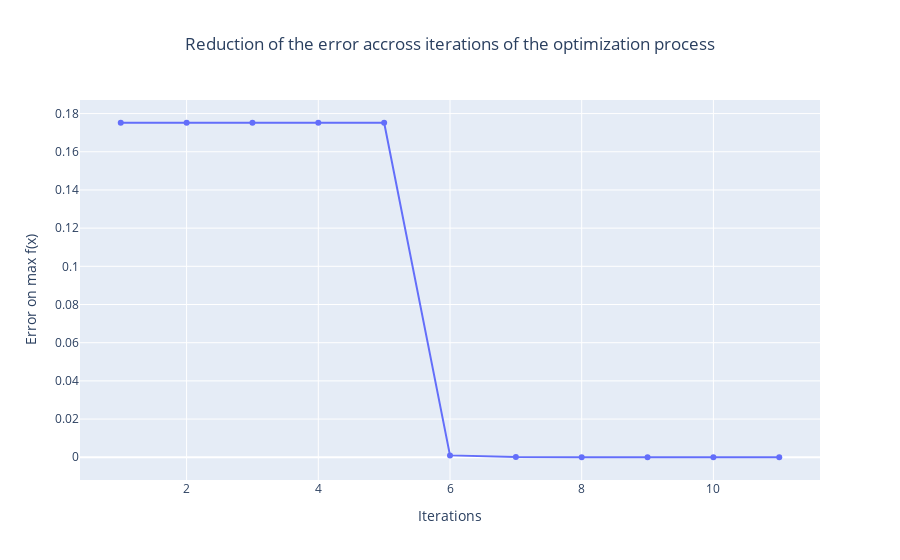

The cell this chart's notebook holds for it:
### Code cell
plot_optimization_improvement(fun_reading_sharpe)

### Figure 1 — Plotly figure (JSON) as saved in the notebook; plotly's stock layout.template omitted (floating-point values rounded to 4 significant figures)
{"data": [{"type": "scatter", "x": [1, 2, 3, 4, 5, 6, 7, 8, 9, 10, 11], "y": [0.1752, 0.1752, 0.1752, 0.1752, 0.1752, 0.0009781, 7.964e-05, 2.542e-08, 0, 0, 0]}], "layout": {"title": {"text": "Reduction of the error accross iterations of the optimization process", "x": 0.5}, "xaxis": {"title": {"text": "Iterations"}}, "yaxis": {"title": {"text": "Error on max f(x)"}}}}
